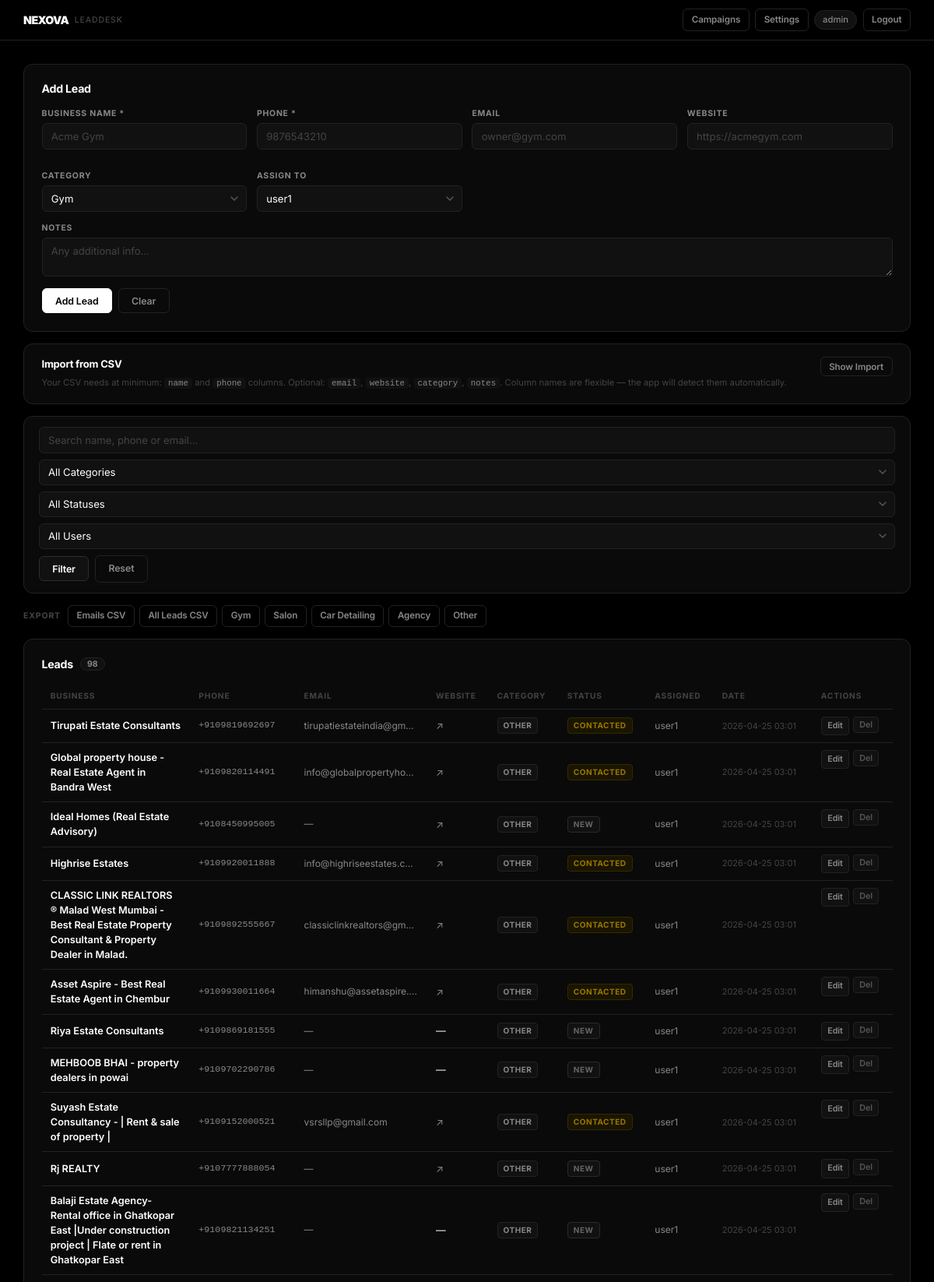
/dashboard (signed in, upper part), run on the app's committed database.
### tables this page shows
CREATE TABLE leads (
        id            INTEGER PRIMARY KEY AUTOINCREMENT,
        business_name TEXT    NOT NULL,
        phone         TEXT    NOT NULL UNIQUE,
        email         TEXT    UNIQUE,
        website       TEXT,
        category      TEXT    NOT NULL DEFAULT 'Other',
        notes         TEXT,
        status        TEXT    NOT NULL DEFAULT 'New',
        assigned_to   TEXT    NOT NULL,
        date_added    TEXT    NOT NULL
    );

### app.py (the view)
@app.route("/dashboard")
@login_required
def dashboard():
    db       = get_db()
    search   = request.args.get("search", "").strip()
    category = request.args.get("category", "")
    status   = request.args.get("status", "")
    assigned = request.args.get("assigned", "")
    q, p = "SELECT * FROM leads WHERE 1=1", []
    if search:
        q += " AND (business_name LIKE ? OR phone LIKE ? OR email LIKE ?)"
        p += [f"%{search}%", f"%{search}%", f"%{search}%"]
    if category: q += " AND category=?";    p.append(category)
    if status:   q += " AND status=?";      p.append(status)
    if assigned: q += " AND assigned_to=?"; p.append(assigned)
    q += " ORDER BY id DESC"
    leads = db.execute(q, p).fetchall()
    return render_template("dashboard.html",
        leads=leads, categories=CATEGORIES, statuses=STATUSES,
        users=list(USERS.keys()), current_user=session["user"],
        search=search, active_category=category,
        active_status=status, active_assigned=assigned)

### app.py (called while the page is built)
def get_db():
    if "db" not in g:
        g.db = sqlite3.connect(DB_PATH)
        g.db.row_factory = sqlite3.Row
    return g.db

def login_required(f):
    @wraps(f)
    def decorated(*args, **kwargs):
        if "user" not in session:
            return redirect(url_for("login"))
        return f(*args, **kwargs)
    return decorated

### templates/dashboard.html (shortened to what this page needs)
<!DOCTYPE html>
<html lang="en">
<head>
  <link rel="stylesheet" href="{{ url_for('static', filename='style.css') }}" />
</head>
<body>
  <nav class="topnav">
    <div class="topnav-brand">
      <span class="brand-name">NEXOVA</span>
      <span class="brand-sub">LeadDesk</span>
    </div>
    <div class="topnav-right">
      <a href="{{ url_for('campaign') }}" class="btn btn-ghost btn-sm">Campaigns</a>
      <a href="{{ url_for('settings') }}" class="btn btn-ghost btn-sm">Settings</a>
      <span class="nav-user">{{ current_user }}</span>
      <a href="{{ url_for('logout') }}" class="btn btn-ghost btn-sm">Logout</a>
    </div>
  </nav>
  <div class="page-container">
    <section class="card">
      <h2 class="section-title">Add Lead</h2>
      <form method="POST" action="{{ url_for('add_lead') }}">
        <div class="form-grid">
          <div class="form-group">
            <label>Business Name *</label>
            <input type="text" name="business_name" placeholder="Acme Gym" required />
          </div>
          <div class="form-group">
            <label>Phone *</label>
            <input type="text" name="phone" id="phoneInput" placeholder="9876543210" required />
          </div>
          <div class="form-group">
            <label>Email</label>
            <input type="email" name="email" placeholder="owner@gym.com" />
          </div>
          <div class="form-group">
            <label>Website</label>
            <input type="text" name="website" placeholder="https://acmegym.com" />
          </div>
          <div class="form-group">
            <label>Category</label>
            <select name="category">
              {% for cat in categories %}
              <option value="{{ cat }}">{{ cat }}</option>
              {% endfor %}
            </select>
          </div>
          <div class="form-group">
            <label>Assign To</label>
            <select name="assigned_to">
              {% for u in users %}
              <option value="{{ u }}" {% if u==current_user %}selected{% endif %}>{{ u }}</option>
              {% endfor %}
            </select>
          </div>
          <div class="form-group form-group-full">
            <label>Notes</label>
            <textarea name="notes" rows="2" placeholder="Any additional info..."></textarea>
          </div>
        </div>
        <div class="form-actions">
          <button type="submit" class="btn btn-primary">Add Lead</button>
          <button type="reset" class="btn btn-ghost">Clear</button>
        </div>
      </form>
    </section>
    <section class="card import-card">
      <div class="import-header">
        <div>
          <div class="import-title">Import from CSV</div>
          <div class="import-desc">
            Your CSV needs at minimum:
            <code>name</code> and <code>phone</code> columns.
            Optional: <code>email</code>, <code>website</code>, <code>category</code>, <code>notes</code>.
            Column names are flexible — the app will detect them automatically.
          </div>
        </div>
        <button class="btn btn-ghost btn-sm" id="toggleImport">Show Import</button>
      </div>
    </section>
    <section class="card filter-card">
      <form method="GET" action="{{ url_for('dashboard') }}">
        <div class="filter-row">
          <input type="text" name="search" placeholder="Search name, phone or email..." value="{{ search }}"
            class="filter-input" />
          <select name="category" class="filter-select">
            <option value="">All Categories</option>
          </select>
          <select name="status" class="filter-select">
            <option value="">All Statuses</option>
          </select>
          <select name="assigned" class="filter-select">
            <option value="">All Users</option>
          </select>
          <button type="submit" class="btn btn-secondary">Filter</button>
          <a href="{{ url_for('dashboard') }}" class="btn btn-ghost">Reset</a>
        </div>
      </form>
    </section>
    <div class="export-row">
      <span class="export-label">Export</span>
      <a href="{{ url_for('export_emails') }}" class="btn btn-ghost btn-sm">Emails CSV</a>
      <a href="{{ url_for('export_leads') }}" class="btn btn-ghost btn-sm">All Leads CSV</a>
      {% for cat in categories %}
      <a href="{{ url_for('export_leads', category=cat) }}" class="btn btn-ghost btn-sm">{{ cat }}</a>
      {% endfor %}
    </div>
    <section class="card table-card">
      <h2 class="section-title">
        Leads <span class="badge">{{ leads|length }}</span>
      </h2>
      {% if leads %}
      <div class="table-wrap">
        <table>
          <thead>
            <tr>
              <th>Business</th>
              <th>Phone</th>
              <th>Email</th>
              <th>Website</th>
              <th>Category</th>
              <th>Status</th>
              <th>Assigned</th>
              <th>Date</th>
              <th>Actions</th>
            </tr>
          </thead>
          <tbody>
            {% for lead in leads %}
            <tr>
              <td class="td-name">{{ lead.business_name }}</td>
              <td class="td-mono">{{ lead.phone }}</td>
              <td class="td-email">{{ lead.email or '—' }}</td>
              <td>
                {% if lead.website %}
                <a href="{{ lead.website }}" target="_blank" class="link">↗</a>
                {% else %}—{% endif %}
              </td>
              <td><span class="tag tag-cat">{{ lead.category }}</span></td>
              <td><span class="tag tag-status tag-{{ lead.status|lower }}">{{ lead.status }}</span></td>
              <td style="color:var(--text-muted);font-size:0.8rem;">{{ lead.assigned_to }}</td>
              <td class="td-date">{{ lead.date_added }}</td>
              <td class="td-actions">
                <a href="{{ url_for('edit_lead', lead_id=lead.id) }}" class="btn btn-xs btn-edit">Edit</a>
                <form method="POST" action="{{ url_for('delete_lead', lead_id=lead.id) }}" style="display:inline;"
                  onsubmit="return confirm('Delete {{ lead.business_name }}?')">
                  <button type="submit" class="btn btn-xs btn-delete">Del</button>
                </form>
              </td>
            </tr>
            {% endfor %}
          </tbody>
        </table>
      </div>
      {% else %}
      <div class="empty-state">No leads found. Add one above or import a CSV.</div>
      {% endif %}
    </section>
  </div>
</body>
</html>

### data on the page
leads: business_name "Tirupati Estate Consultants", phone "+9109819692697", email "tirupatiestateindia@gm…", category "OTHER", status "CONTACTED", assigned_to "user1", date_added "2026-04-25 03:01"
leads: business_name "Global property house -Real Estate Agent in Bandra West", phone "+9109820114491", email "info@globalpropertyho…", category "OTHER", status "CONTACTED", assigned_to "user1", date_added "2026-04-25 03:01"
leads: business_name "Ideal Homes (Real Estate Advisory)", phone "+9108450995005", email "—", category "OTHER", status "NEW", assigned_to "user1", date_added "2026-04-25 03:01"
leads: business_name "Highrise Estates", phone "+9109920011888", email "info@highriseestates.com", category "OTHER", status "CONTACTED", assigned_to "user1", date_added "2026-04-25 03:01"
leads: business_name "CLASSIC LINK REALTORS ® Malad West Mumbai - Best Real Estate Property Consultant & Property Dealer in Malad.", phone "+9109892555667", email "classiclinkrealtors@gm…", category "OTHER", status "CONTACTED", assigned_to "user1", date_added "2026-04-25 03:01"
leads: business_name "Asset Aspire - Best Real Estate Agent in Chembur", phone "+9109930011664", email "himanshu@assetaspire.…", category "OTHER", status "CONTACTED", assigned_to "user1", date_added "2026-04-25 03:01"
leads: business_name "Riya Estate Consultants", phone "+9109869181555", email "—", category "OTHER", status "NEW", assigned_to "user1", date_added "2026-04-25 03:01"
leads: business_name "MEHBOOB BHAI - property dealers in powai", phone "+9109702290786", email "—", category "OTHER", status "NEW", assigned_to "user1", date_added "2026-04-25 03:01"
leads: business_name "Suyash Estate Consultancy - | Rent & sale of property |", phone "+9109152000521", email "vsrsllp@gmail.com", category "OTHER", status "CONTACTED", assigned_to "user1", date_added "2026-04-25 03:01"
leads: business_name "Rj REALTY", phone "+9107777888054", email "—", category "OTHER", status "NEW", assigned_to "user1", date_added "2026-04-25 03:01"
leads: business_name "Balaji Estate Agency- Rental office in Ghatkopar East |Under construction project | Flate or rent in Ghatkopar East", phone "+9109821134251", email "—", category "OTHER", status "NEW", assigned_to "user1", date_added "2026-04-25 03:01"

### other printed values
{{ current_user }} "admin"
{{ cat }} "Gym" "Salon" "Car Detailing" "Agency" "Other"
{{ leads|length }} "98"
form field category "Gym"
form field assigned_to "user1"
